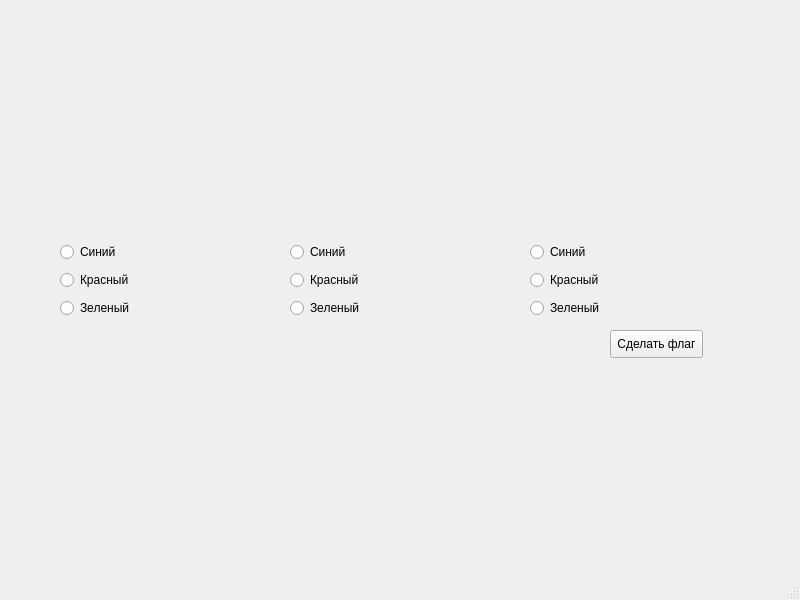
<?xml version="1.0" encoding="UTF-8"?>
<ui version="4.0">
 <class>MainWindow</class>
 <widget class="QMainWindow" name="MainWindow">
  <property name="geometry">
   <rect>
    <x>0</x>
    <y>0</y>
    <width>800</width>
    <height>600</height>
   </rect>
  </property>
  <property name="windowTitle">
   <string>MainWindow</string>
  </property>
  <widget class="QWidget" name="centralwidget">
   <widget class="QWidget" name="verticalLayoutWidget">
    <property name="geometry">
     <rect>
      <x>60</x>
      <y>240</y>
      <width>160</width>
      <height>80</height>
     </rect>
    </property>
    <layout class="QVBoxLayout" name="verticalLayout">
     <item>
      <widget class="QRadioButton" name="radioButton_3">
       <property name="text">
        <string>Синий</string>
       </property>
       <attribute name="buttonGroup">
        <string notr="true">color_group_1</string>
       </attribute>
      </widget>
     </item>
     <item>
      <widget class="QRadioButton" name="radioButton">
       <property name="text">
        <string>Красный</string>
       </property>
       <attribute name="buttonGroup">
        <string notr="true">color_group_1</string>
       </attribute>
      </widget>
     </item>
     <item>
      <widget class="QRadioButton" name="radioButton_2">
       <property name="text">
        <string>Зеленый</string>
       </property>
       <attribute name="buttonGroup">
        <string notr="true">color_group_1</string>
       </attribute>
      </widget>
     </item>
    </layout>
   </widget>
   <widget class="QWidget" name="verticalLayoutWidget_2">
    <property name="geometry">
     <rect>
      <x>290</x>
      <y>240</y>
      <width>160</width>
      <height>80</height>
     </rect>
    </property>
    <layout class="QVBoxLayout" name="verticalLayout_3">
     <item>
      <widget class="QRadioButton" name="radioButton_6">
       <property name="text">
        <string>Синий</string>
       </property>
       <attribute name="buttonGroup">
        <string notr="true">color_group_2</string>
       </attribute>
      </widget>
     </item>
     <item>
      <widget class="QRadioButton" name="radioButton_5">
       <property name="text">
        <string>Красный</string>
       </property>
       <attribute name="buttonGroup">
        <string notr="true">color_group_2</string>
       </attribute>
      </widget>
     </item>
     <item>
      <widget class="QRadioButton" name="radioButton_4">
       <property name="text">
        <string>Зеленый</string>
       </property>
       <attribute name="buttonGroup">
        <string notr="true">color_group_2</string>
       </attribute>
      </widget>
     </item>
    </layout>
   </widget>
   <widget class="QWidget" name="verticalLayoutWidget_3">
    <property name="geometry">
     <rect>
      <x>530</x>
      <y>240</y>
      <width>160</width>
      <height>80</height>
     </rect>
    </property>
    <layout class="QVBoxLayout" name="verticalLayout_4">
     <item>
      <widget class="QRadioButton" name="radioButton_8">
       <property name="text">
        <string>Синий </string>
       </property>
       <attribute name="buttonGroup">
        <string notr="true">color_group_3</string>
       </attribute>
      </widget>
     </item>
     <item>
      <widget class="QRadioButton" name="radioButton_9">
       <property name="text">
        <string>Красный</string>
       </property>
       <attribute name="buttonGroup">
        <string notr="true">color_group_3</string>
       </attribute>
      </widget>
     </item>
     <item>
      <widget class="QRadioButton" name="radioButton_7">
       <property name="text">
        <string>Зеленый</string>
       </property>
       <attribute name="buttonGroup">
        <string notr="true">color_group_3</string>
       </attribute>
      </widget>
     </item>
    </layout>
   </widget>
   <widget class="QLabel" name="result">
    <property name="geometry">
     <rect>
      <x>80</x>
      <y>410</y>
      <width>231</width>
      <height>61</height>
     </rect>
    </property>
    <property name="text">
     <string/>
    </property>
   </widget>
   <widget class="QPushButton" name="make_flag">
    <property name="geometry">
     <rect>
      <x>610</x>
      <y>330</y>
      <width>93</width>
      <height>28</height>
     </rect>
    </property>
    <property name="text">
     <string>Сделать флаг</string>
    </property>
   </widget>
  </widget>
  <widget class="QMenuBar" name="menubar">
   <property name="geometry">
    <rect>
     <x>0</x>
     <y>0</y>
     <width>800</width>
     <height>26</height>
    </rect>
   </property>
  </widget>
  <widget class="QStatusBar" name="statusbar"/>
 </widget>
 <resources/>
 <connections/>
 <buttongroups>
  <buttongroup name="color_group_1"/>
  <buttongroup name="color_group_2"/>
  <buttongroup name="color_group_3"/>
 </buttongroups>
</ui>
